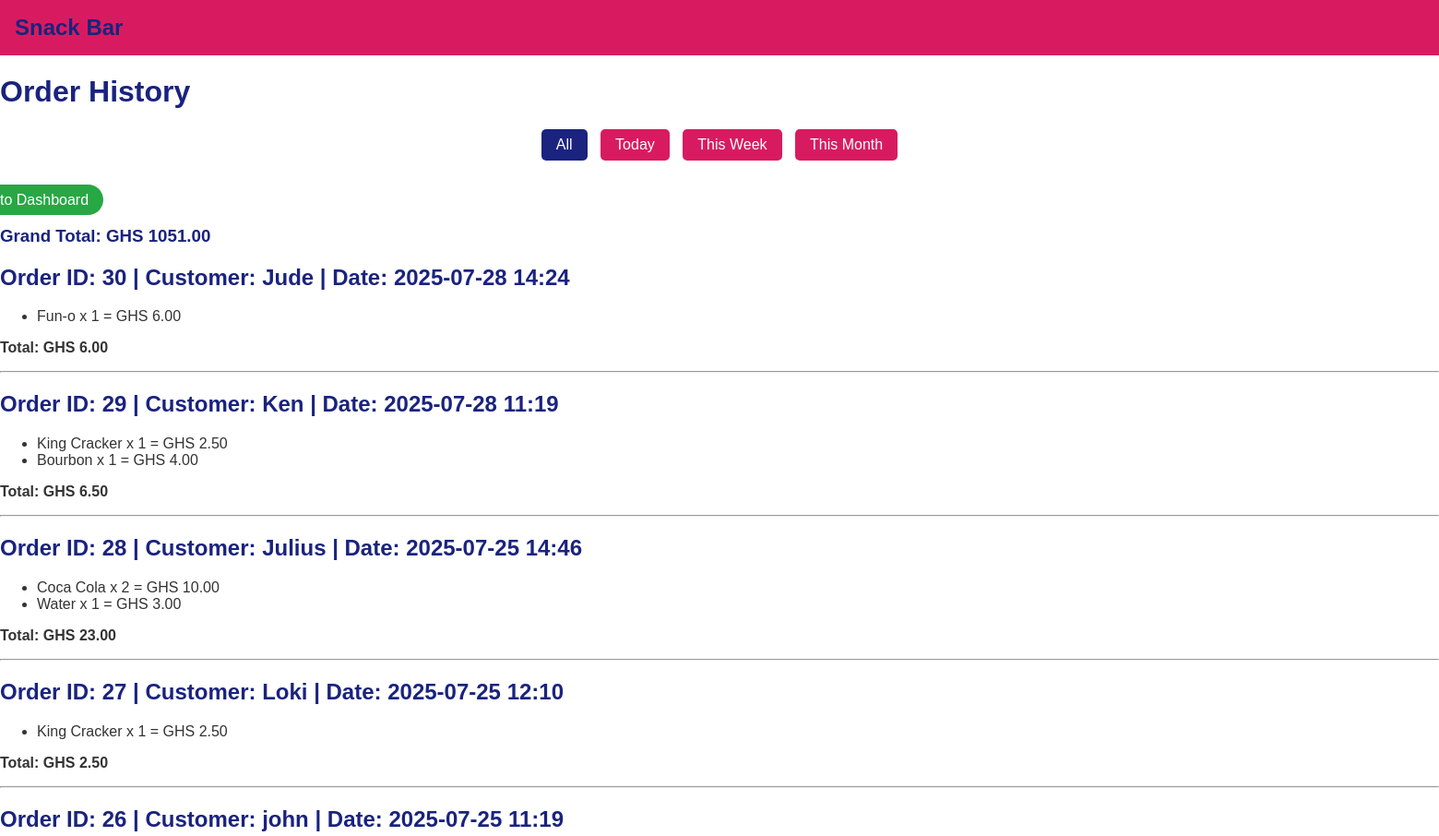
The page /orders/ (signed in, upper part) on the database as committed earlier.
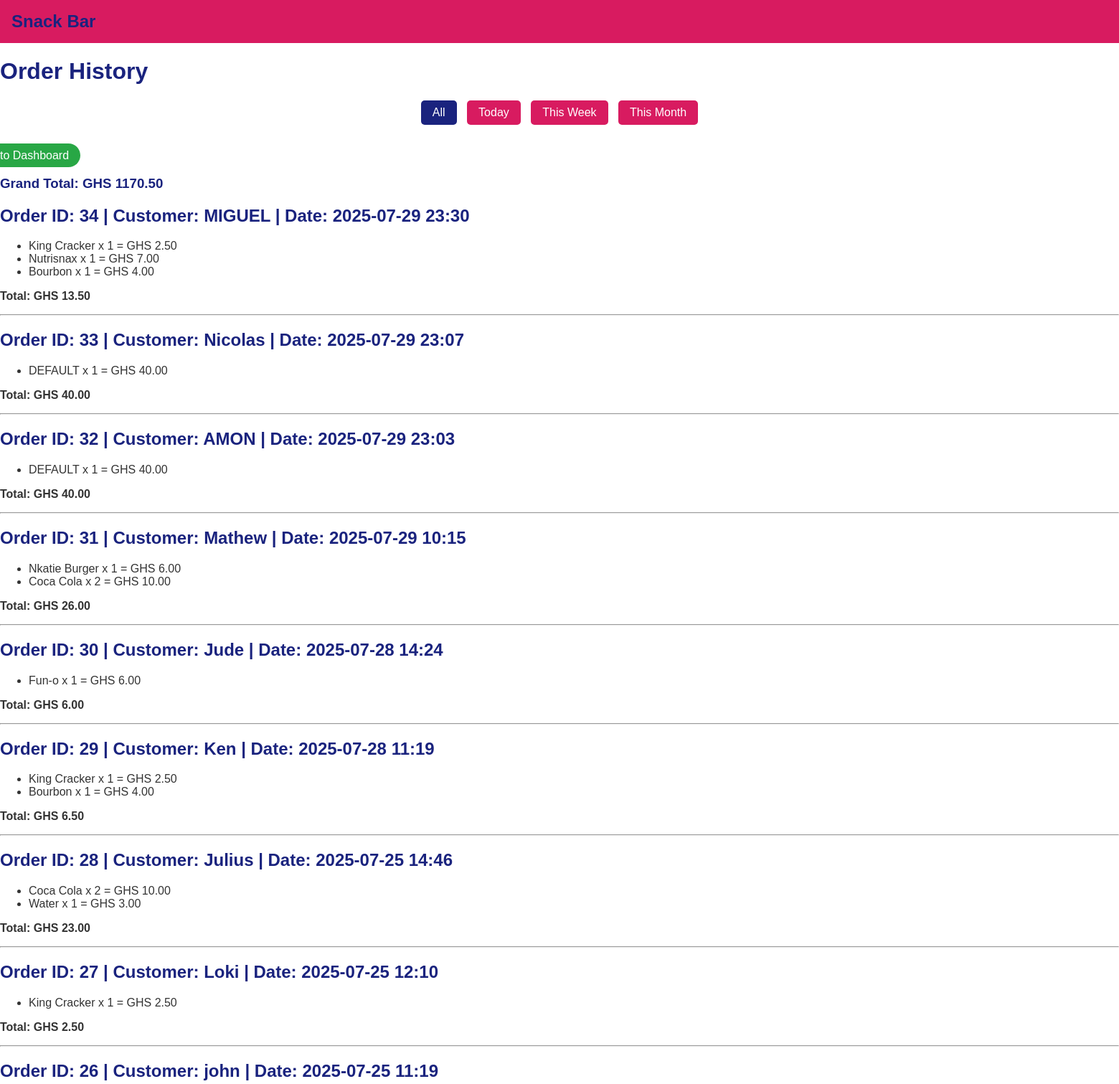
The same page on the database as committed later.
### main/models.py (models this page shows, shortened)
class Order(models.Model):
    customer_name = models.CharField(max_length=100)
    created_at = models.DateTimeField(auto_now_add=True)

class OrderItem(models.Model):
    order = models.ForeignKey(Order, related_name='items', on_delete=models.CASCADE)
    item_name = models.CharField(max_length=100)
    price = models.DecimalField(max_digits=6, decimal_places=2)
    quantity = models.PositiveIntegerField()

### main/views.py (the view)
# urls.py: path('orders/', views.order_history, name='order_history'),
@staff_member_required
@login_required
def order_history(request):
    filter_option = request.GET.get('filter', 'all')
    orders = Order.objects.prefetch_related('items').annotate(
        total=Sum(F('items__price') * F('items__quantity'), output_field=FloatField())
    ).order_by('-created_at')
    today = timezone.now().date()
    if filter_option == 'today':
        orders = orders.filter(created_at__date=today)
    elif filter_option == 'week':
        start_week = today - timedelta(days=today.weekday())
        orders = orders.filter(created_at__date__gte=start_week)
    elif filter_option == 'month':
        orders = orders.filter(created_at__month=today.month, created_at__year=today.year)
    grand_total = sum(order.total or 0 for order in orders)
    return render(request, 'main/order_history.html', {
        'orders': orders,
        'filter': filter_option,
        'grand_total': grand_total,
    })

### main/templates/main/order_history.html (shortened to what this page needs)
{% load static %}
<!DOCTYPE html>
<html lang="en">
<head>
    <link rel="stylesheet" href="{% static 'main/style.css' %}">
</head>
<body>
    <nav>
        <h1>Snack Bar</h1>
    </nav>
    <main>
        {% block content %}
          <h1>Order History</h1>
          <div class="filter-buttons">
            <form method="get">
              <button type="submit" name="filter" value="all"
                {% if request.GET.filter == "all" or not request.GET.filter %}class="active"{% endif %}>
                All
              </button>
              <button type="submit" name="filter" value="today"
                {% if request.GET.filter == "today" %}class="active"{% endif %}>
                Today
              </button>
              <button type="submit" name="filter" value="week"
                {% if request.GET.filter == "week" %}class="active"{% endif %}>
                This Week
              </button>
              <button type="submit" name="filter" value="month"
                {% if request.GET.filter == "month" %}class="active"{% endif %}>
                This Month
              </button>
            </form>
          </div>
          <div> <a href="{% url 'admin_dashboard' %}" style="margin-left: 105rem; padding: 0.5rem 1rem; background-color: #28a745; color: white; text-decoration: none; border-radius: 20px;">Return to Dashboard</a></div>
          <h3>Grand Total: GHS {{ grand_total|floatformat:2 }}</h3>
          {% if orders %}
            {% for order in orders %}
              <div class="order">
                <h2>Order ID: {{ order.id }} | Customer: {{ order.customer_name }} | Date: {{ order.created_at|date:"Y-m-d H:i" }}</h2>
                <ul>
                  {% for item in order.items.all %}
                    <li>{{ item.item_name }} x {{ item.quantity }} = GHS {{ item.price|floatformat:2 }}</li>
                  {% endfor %}
                </ul>
                <p><strong>Total: GHS {{ order.total|floatformat:2 }}</strong></p>
              </div>
              <hr>
            {% endfor %}
          {% else %}
            <p>No orders yet.</p>
          {% endif %}
        {% endblock %}
    </main>
</body>
</html>

Rows that differ between the two databases and show on the page:
added Order: id "34", customer_name "MIGUEL", created_at "2025-07-29 23:30", total "13.50"
added OrderItem: item_name "King Cracker", quantity "1", price "2.50", shown under "34"
added OrderItem: item_name "Nutrisnax", quantity "1", price "7.00", shown under "34"
added OrderItem: item_name "Bourbon", quantity "1", price "4.00", shown under "34"
added Order: id "33", customer_name "Nicolas", created_at "2025-07-29 23:07", total "40.00"
added OrderItem: item_name "DEFAULT", quantity "1", price "40.00", shown under "33"
added Order: id "32", customer_name "AMON", created_at "2025-07-29 23:03", total "40.00"
added OrderItem: item_name "DEFAULT", quantity "1", price "40.00", shown under "32"
added Order: id "31", customer_name "Mathew", created_at "2025-07-29 10:15", total "26.00"
added OrderItem: item_name "Nkatie Burger", quantity "1", price "6.00", shown under "31"
added OrderItem: item_name "Coca Cola", quantity "2", price "10.00", shown under "31"
Other text that changed with them:
{{ grand_total|floatformat:2 }}: "1051.00" → "1170.50"
